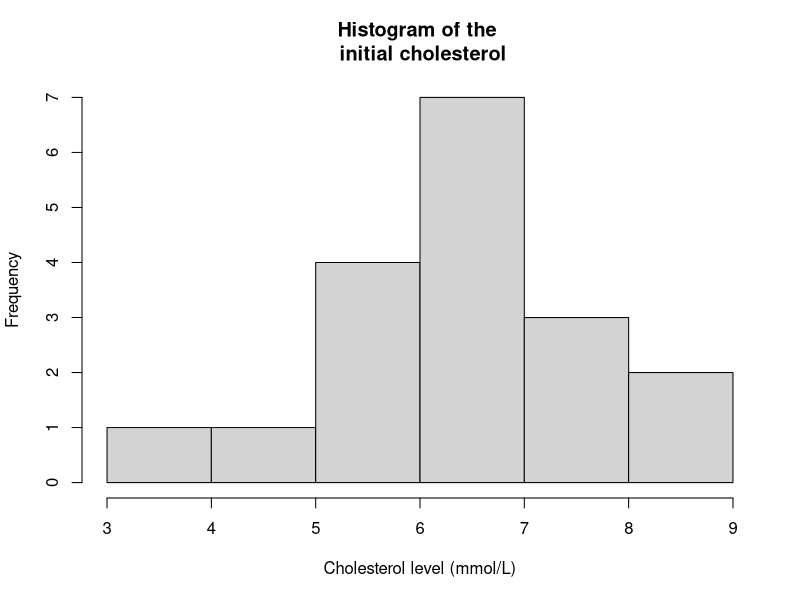
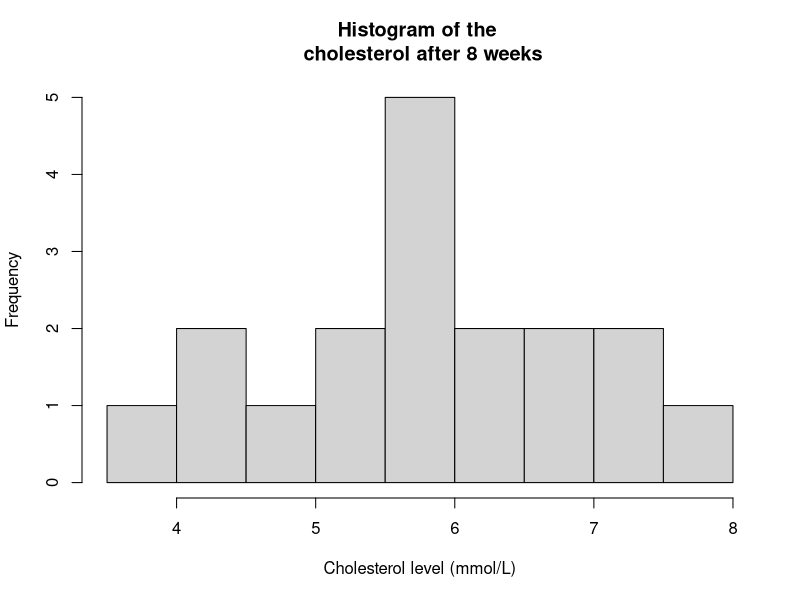
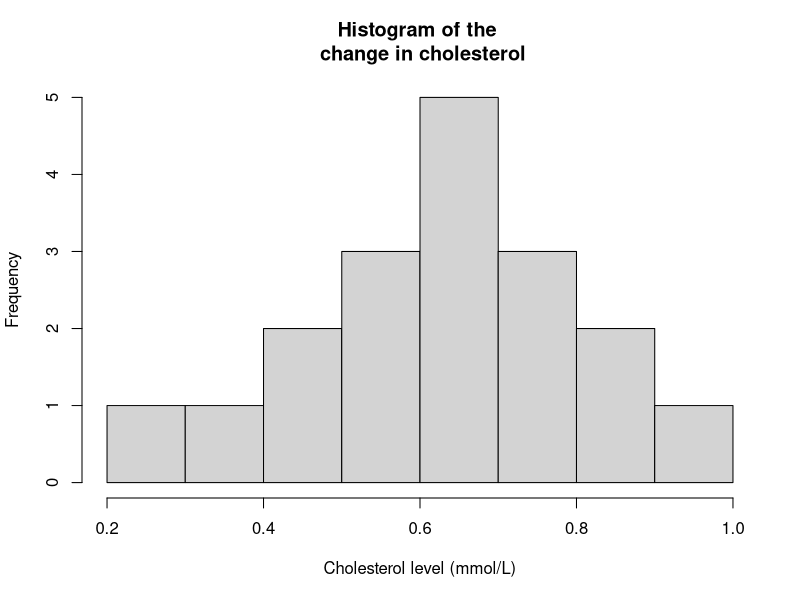
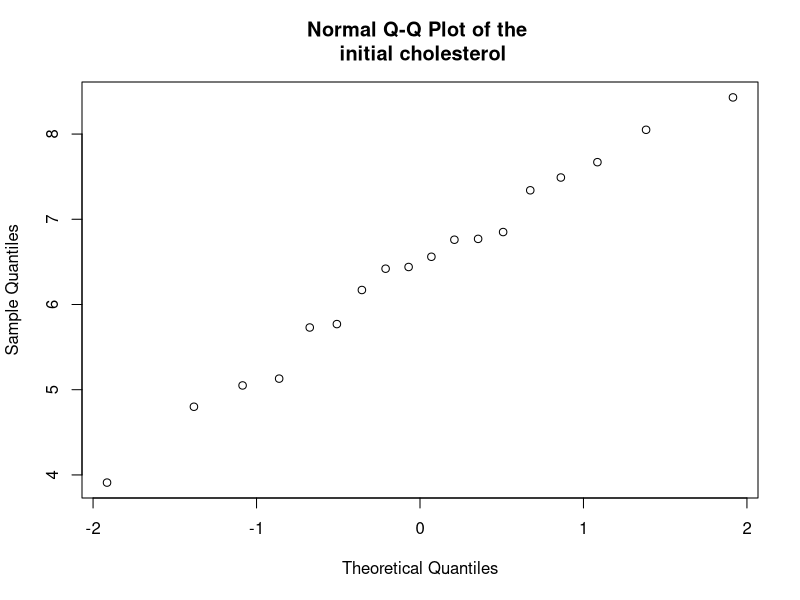
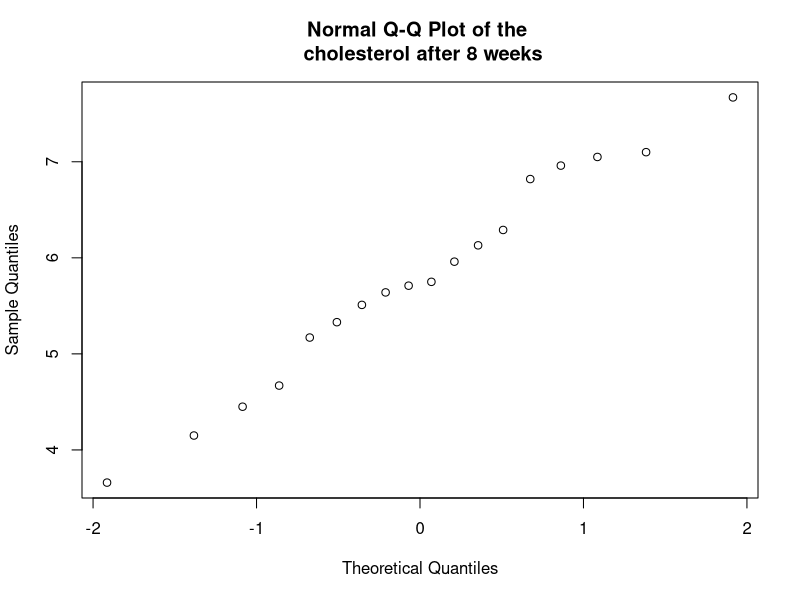
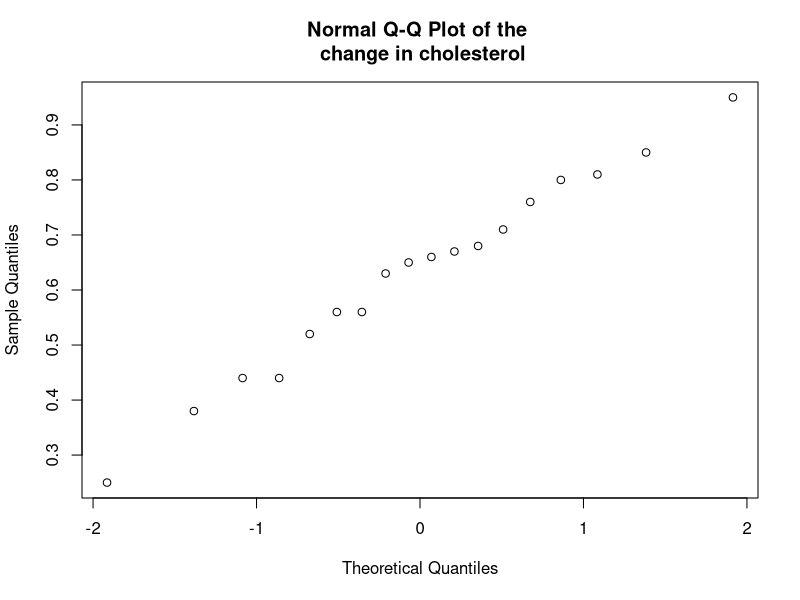
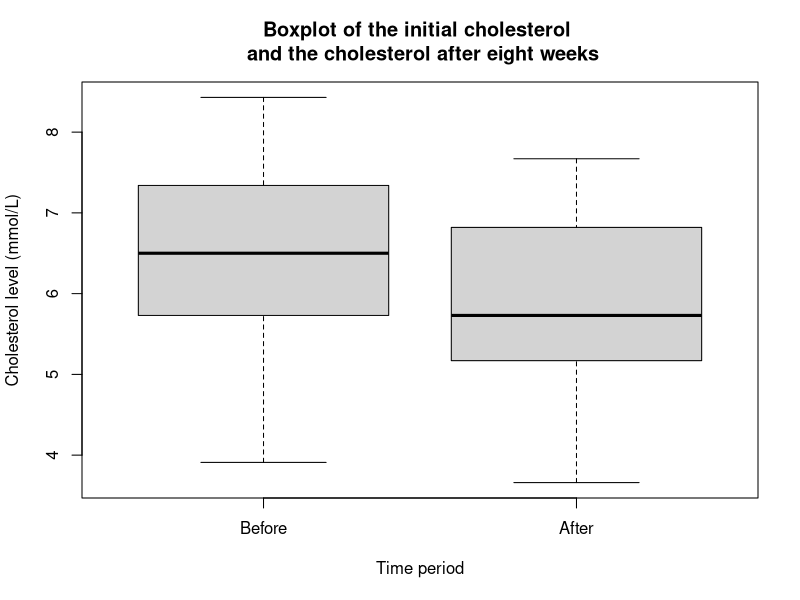
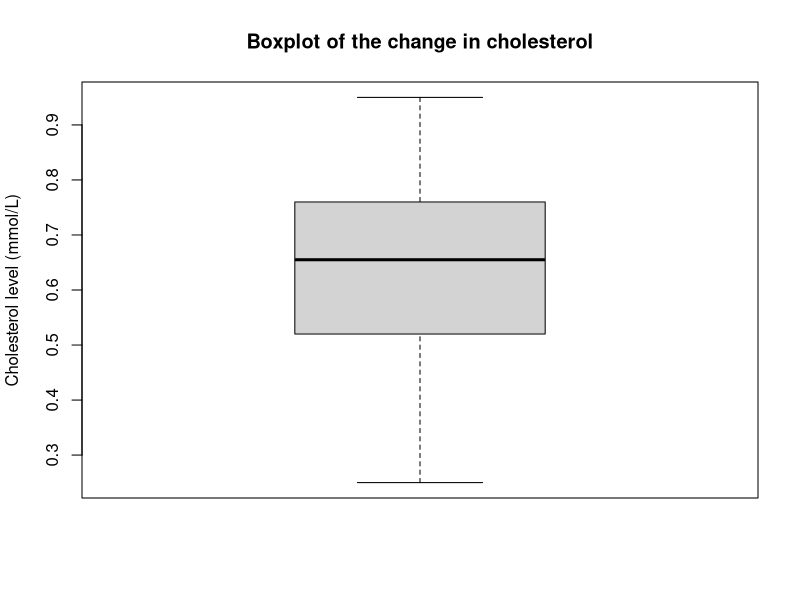

The R script that drew these images, in order:
# Read data from file and extract the Before and After8weeks columns
data = read.table("exercise-2/cholesterol.txt", header=TRUE)
before = data$Before
after = data$After8weeks

main_title=c("\n initial cholesterol", "\n cholesterol after 8 weeks", "\n change in cholesterol")
label = "Cholesterol level (mmol/L)"
size=c(300, 300)

# Set up a 1x3 plot layout and create histograms of the Before and After8weeks vectors, as well as the difference between them
png(file="exercise-2/graphs/exercise-2-a-hist-before.png", width=size[1], height=size[2])
hist(before,
     main=paste("Histogram of the", main_title[1]),
     xlab=label)
dev.off()

png(file="exercise-2/graphs/exercise-2-a-hist-after.png", width=size[1], height=size[2])
hist(after,
     main=paste("Histogram of the", main_title[2]),
     xlab=label)
dev.off()

png(file="exercise-2/graphs/exercise-2-a-hist-change.png", width=size[1], height=size[2])
hist(before-after,
     main=paste("Histogram of the", main_title[3]),
     xlab=label)
dev.off()

# Set up a 1x3 plot layout and create Q-Q plots of the Before and After8weeks vectors, as well as the difference between them
png(file="exercise-2/graphs/exercise-2-a-qqnorm-before.png", width=size[1], height=size[2])
qqnorm(before,
     main=paste("Normal Q-Q Plot of the", main_title[1]))
dev.off()

png(file="exercise-2/graphs/exercise-2-a-qqnorm-after.png", width=size[1]+40, height=size[2])
qqnorm(after,
       main=paste("Normal Q-Q Plot of the", main_title[2]))
dev.off()

png(file="exercise-2/graphs/exercise-2-a-qqnorm-change.png", width=size[1]+20, height=size[2])
qqnorm(before-after,
       main=paste("Normal Q-Q Plot of the", main_title[3]))
dev.off()

# Set up a 1x2 plot layout and create boxplots of the Before and After8weeks vectors, as well as the difference between them
png(file="exercise-2/graphs/exercise-2-a-boxplot-before-after.png", width=size[1], height=size[2])
boxplot(before, after,
       main="Boxplot of the initial cholesterol \n and the cholesterol after eight weeks",
       xlab="Time period",
       ylab=label,
       names=c("Before", "After"))
dev.off()

png(file="exercise-2/graphs/exercise-2-a-boxplot-change.png", width=size[1], height=size[2])
boxplot(before - after,
        main="Boxplot of the change in cholesterol",
        ylab=label)
dev.off()

# Set up a 1x1 plot layout and create a scatter plot of Before versus After8weeks
png(file="exercise-2/graphs/exercise-2-a-scatterplot-before-after.png", width=size[1], height=size[2])
plot(before, after,
        main="Scatterplot of the initial cholesterol \n versus the cholesterol after eight weeks",
        xlab="Initial cholesterol (mmol/L)",
        ylab="Cholesterol after eight weeks (mmol/L)")
dev.off()

# Add correlation test
print(cor.test(before, after))